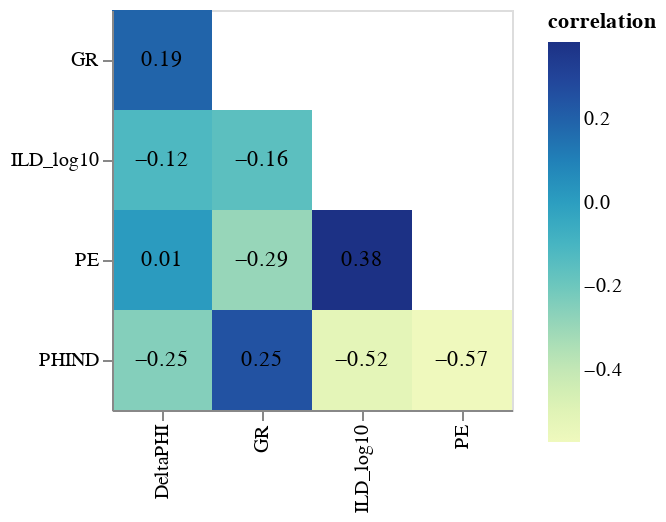

The notebook cell this image was saved under:
### Code cell
corr=df.drop(['Depth','RELPOS','Facies','Formation','Well Name','NM_M'],axis=1).corr()

corr=corr.reset_index().melt('index')
corr.columns=['var1','var2','correlation']
b=alt.Chart(corr).transform_filter(
    alt.datum.var1<alt.datum.var2).encode(
            x=alt.X('var1',axis=alt.Axis(title=None)),
            y=alt.Y('var2',axis=alt.Axis(title=None))
    ).properties(height=200,width=200)

rec=b.mark_rect().encode(
            color='correlation'
        )
text=b.mark_text().encode(
        text=alt.Text('correlation', format='.2f')
)

rec+text

### Figure 1 — Vega-Lite specification as saved in the notebook (floating-point values rounded to 4 significant figures)
{"config": {"view": {"continuousWidth": 400, "continuousHeight": 300}}, "layer": [{"mark": "rect", "encoding": {"color": {"type": "quantitative", "field": "correlation"}, "x": {"type": "nominal", "axis": {"title": null}, "field": "var1"}, "y": {"type": "nominal", "axis": {"title": null}, "field": "var2"}}, "height": 200, "transform": [{"filter": "(datum.var1 < datum.var2)"}], "width": 200}, {"mark": "text", "encoding": {"text": {"type": "quantitative", "field": "correlation", "format": ".2f"}, "x": {"type": "nominal", "axis": {"title": null}, "field": "var1"}, "y": {"type": "nominal", "axis": {"title": null}, "field": "var2"}}, "height": 200, "transform": [{"filter": "(datum.var1 < datum.var2)"}], "width": 200}], "data": {"name": "data-a85f5075f67b94c226db340a3573ea67"}, "$schema": "https://vega.github.io/schema/vega-lite/v4.8.1.json", "datasets": {"data-a85f5075f67b94c226db340a3573ea67": [{"var1": "GR", "var2": "GR", "correlation": 1.0}, {"var1": "ILD_log10", "var2": "GR", "correlation": -0.1554}, {"var1": "DeltaPHI", "var2": "GR", "correlation": 0.1905}, {"var1": "PHIND", "var2": "GR", "correlation": 0.2499}, {"var1": "PE", "var2": "GR", "correlation": -0.2925}, {"var1": "GR", "var2": "ILD_log10", "correlation": -0.1554}, {"var1": "ILD_log10", "var2": "ILD_log10", "correlation": 1.0}, {"var1": "DeltaPHI", "var2": "ILD_log10", "correlation": -0.1176}, {"var1": "PHIND", "var2": "ILD_log10", "correlation": -0.523}, {"var1": "PE", "var2": "ILD_log10", "correlation": 0.3849}, {"var1": "GR", "var2": "DeltaPHI", "correlation": 0.1905}, {"var1": "ILD_log10", "var2": "DeltaPHI", "correlation": -0.1176}, {"var1": "DeltaPHI", "var2": "DeltaPHI", "correlation": 1.0}, {"var1": "PHIND", "var2": "DeltaPHI", "correlation": -0.2502}, {"var1": "PE", "var2": "DeltaPHI", "correlation": 0.01141}, {"var1": "GR", "var2": "PHIND", "correlation": 0.2499}, {"var1": "ILD_log10", "var2": "PHIND", "correlation": -0.523}, {"var1": "DeltaPHI", "var2": "PHIND", "correlation": -0.2502}, {"var1": "PHIND", "var2": "PHIND", "correlation": 1.0}, {"var1": "PE", "var2": "PHIND", "correlation": -0.5735}, {"var1": "GR", "var2": "PE", "correlation": -0.2925}, {"var1": "ILD_log10", "var2": "PE", "correlation": 0.3849}, {"var1": "DeltaPHI", "var2": "PE", "correlation": 0.01141}, {"var1": "PHIND", "var2": "PE", "correlation": -0.5735}, {"var1": "PE", "var2": "PE", "correlation": 1.0}]}}
